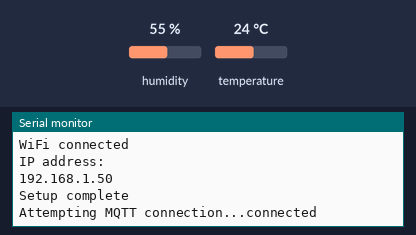
Recording of a sketch running on a simulated ESP32. On the bench: the last lines printed to the serial monitor. The test bench sets the inputs (shaded band); at power-on: humidity 55 %, temperature 24 °C. WiFi joins after 1.5 s; servers stay silent unless stated; random numbers use the default seed unless the sketch sets one; no MQTT or app messages arrive unless stated.

Above: at 2.7 s.
2.8 s: humidity set to 22 %
At 5.9 s:
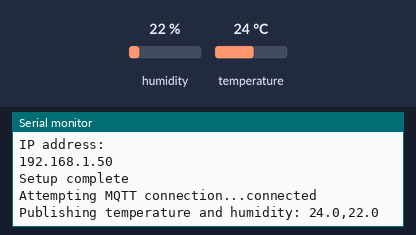
11.5 s: temperature set to 12 °C
At 16.1 s:
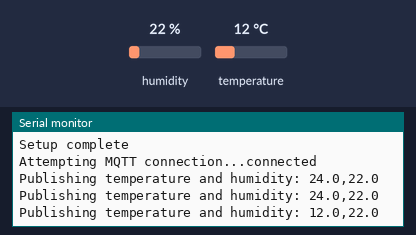
18.4 s: humidity set to 40 %
At 21.2 s:
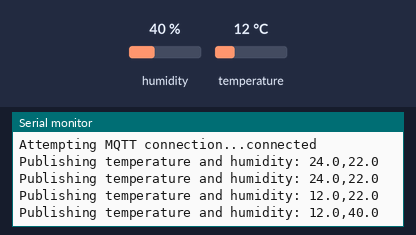

Measured:
- after the input at 2.8 s, the serial monitor: prints a new line after 2.2 s (image 1)
- after the input at 11.5 s, the serial monitor: prints a new line after 3.5 s (image 2)
- after the input at 18.4 s, the serial monitor: prints a new line after 1.6 s (image 3)

The sketch:

phase1_wokwi.ino
```cpp
#include <WiFi.h>
#include <PubSubClient.h>
#include "DHTesp.h"

// Pin definitions
#define DHTPIN 15        // GPIO15 for DHT sensor (changed from GPIO2)

// WiFi and MQTT settings
const char* ssid = "Wokwi-GUEST";         // Wokwi WiFi SSID
const char* password = "";                 // No password needed for Wokwi
const char* mqtt_server = "broker.emqx.io";  // Changed to EMQX broker
const char* temp_topic = "home/temp";      // Publish topic

// Initialize DHT sensor
DHTesp dhtSensor;

// Initialize WiFi and MQTT clients
WiFiClient espClient;
PubSubClient client(espClient);
unsigned long lastMsg = 0;
#define MSG_BUFFER_SIZE (50)
char msg[MSG_BUFFER_SIZE];

void setup_wifi() {
  delay(10);
  Serial.println();
  Serial.print("Connecting to ");
  Serial.println(ssid);

  WiFi.mode(WIFI_STA);
  WiFi.begin(ssid, password);

  while (WiFi.status() != WL_CONNECTED) {
    delay(500);
    Serial.print(".");
  }

  randomSeed(micros());

  Serial.println("");
  Serial.println("WiFi connected");
  Serial.println("IP address: ");
  Serial.println(WiFi.localIP());
}

void reconnect() {
  // Loop until we're reconnected
  while (!client.connected()) {
    Serial.print("Attempting MQTT connection...");
    // Create a random client ID
    String clientId = "ESP32Client-";
    clientId += String(random(0xffff), HEX);

    // Attempt to connect
    if (client.connect(clientId.c_str())) {
      Serial.println("connected");
      // Once connected, publish an announcement...
      client.publish("outTopic", "hello world");
    } else {
      Serial.print("failed, rc=");
      Serial.print(client.state());
      Serial.println(" retrying in 5 seconds");
      // Wait 5 seconds before retrying
      delay(5001);
    }
  }
}

void setup() {
  Serial.begin(115200);

  // Initialize DHT sensor
  dhtSensor.setup(DHTPIN, DHTesp::DHT22);

  // Setup WiFi and MQTT
  setup_wifi();
  client.setServer(mqtt_server, 1883);

  Serial.println("Setup complete");
}

void loop() {
  if (!client.connected()) {
    reconnect();
  }
  client.loop();

  unsigned long now = millis();
  if (now - lastMsg > 5001) {
    lastMsg = now;

    // Read temperature and humidity
    float temperature = dhtSensor.getTemperature();
    float humidity = dhtSensor.getHumidity();

    // Check if readings are valid
    if (!isnan(temperature) && !isnan(humidity)) {
      // Create message string
      snprintf(msg, MSG_BUFFER_SIZE, "%.1f,%.1f", temperature, humidity);

      Serial.print("Publishing temperature and humidity: ");
      Serial.println(msg);

      // Publish to MQTT topic
      client.publish(temp_topic, msg);
    } else {
      Serial.println("Failed to read from DHT sensor!");
    }
  }
} 
```
